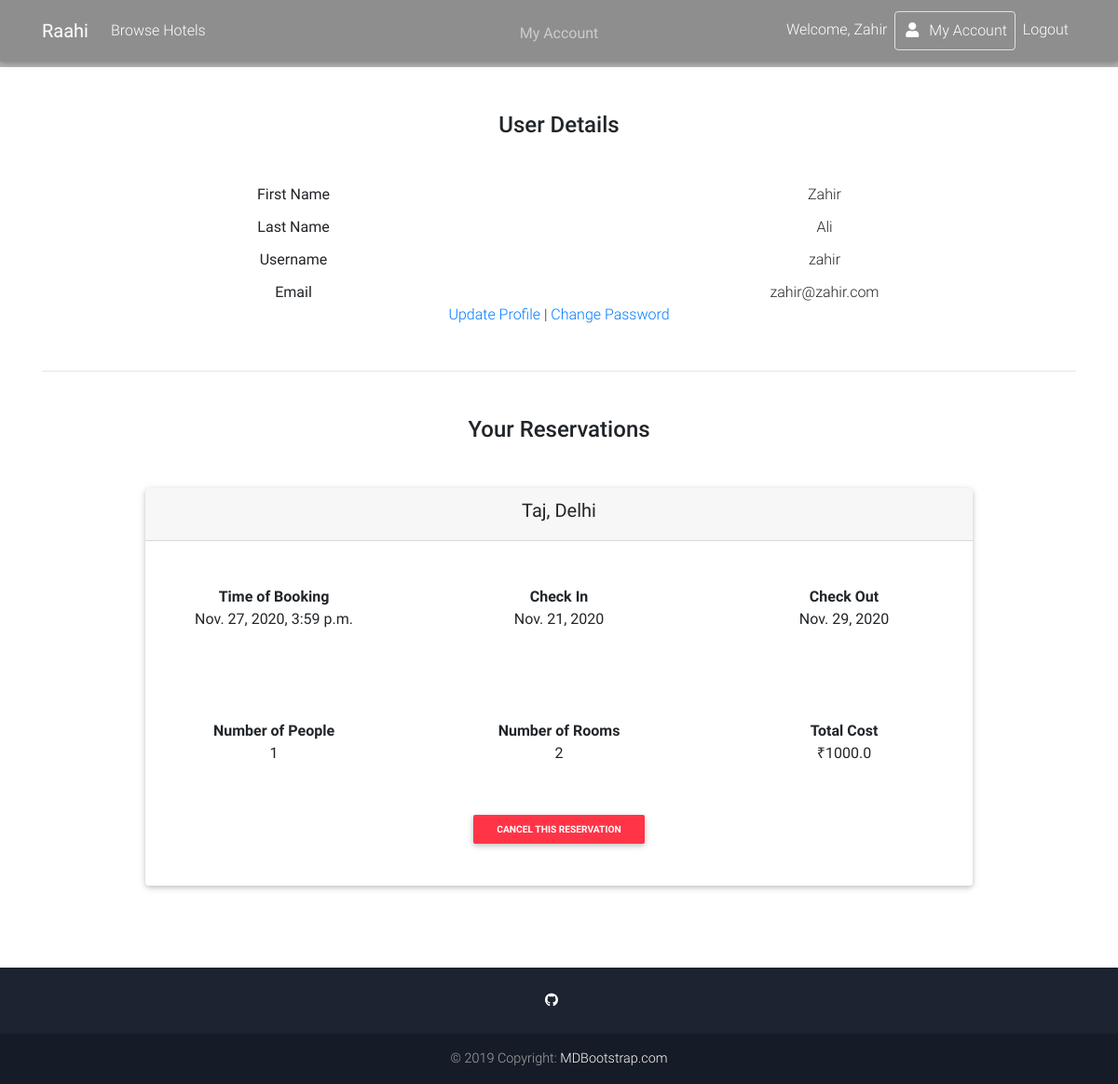
The page /myaccount/ (signed in) on the database as committed earlier.
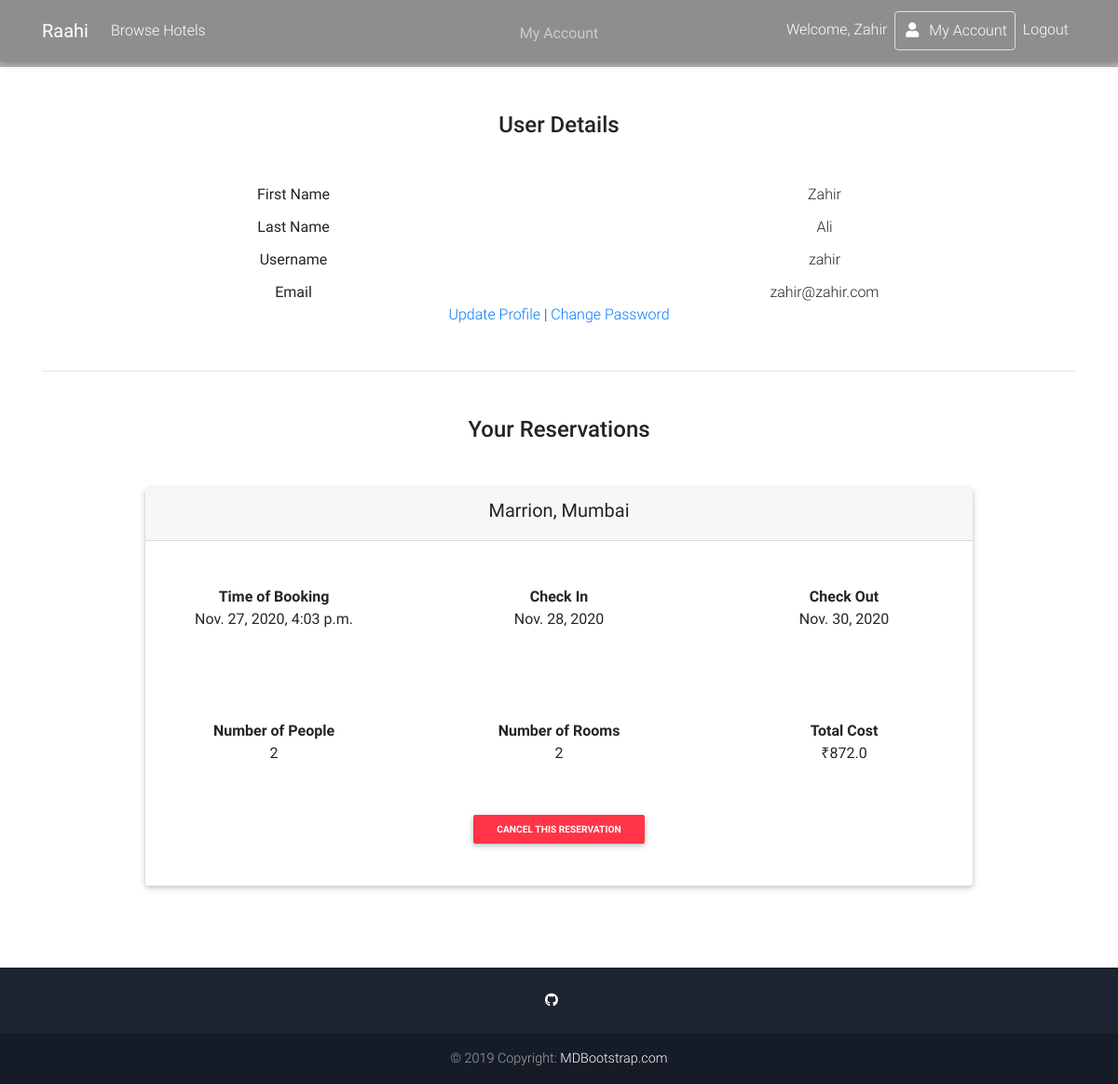
The same page on the database as committed later.
### main/models.py (models this page shows, shortened)
class Reservation(models.Model):
    user = models.ForeignKey(User, on_delete=models.CASCADE, null=True)
    reservation_name = models.CharField(max_length=40, default="")
    reference_name = models.CharField(max_length=40, default="")
    timestamp = models.DateTimeField(default=datetime.now())
    num_people = models.IntegerField(default=1)
    rooms = models.IntegerField(default=1)
    check_in = models.DateField(null=True)
    check_out = models.DateField(null=True)
    cost = models.FloatField(default=0.0)

### main/views.py (the view)
# urls.py: path('myaccount/', views.accountpage, name='myaccount'),
def accountpage(request):
    if request.user.is_authenticated:
        reservation_list = Reservation.objects.filter(user = request.user)
        context = {
            'user': request.user,
            'reservation_list' : reservation_list
        }
        return render(request, 'myaccount.html', context)
    else:
        return redirect('login')

### main/templates/myaccount.html (shortened to what this page needs)
{% extends 'base.html' %}
{% block content %}
        <div style="background-image: url('https://i.pinimg.com/564x/27/d5/5e/27d55e41fedf725d9d54a9a3bcbebd46.jpg'); ; background-size: cover;">
          <div class="mask rgba-black-light d-flex justify-content-center align-items-center">
            <div class="text-center white-text mx-5 wow fadeIn">
              <p class="mb-4 d-none d-md-block">
                <strong>My Account</strong>
              </p>
            </div>
          </div>
        </div>
  <main>
    <div class="container">
      <section>
        <center>
        <h2 class="my-5 h4 text-center">User Details</h2>
          <div class="row">
            <div class="col-sm">
              <b>First Name</b>
            </div>
            <div class="col-sm">
              {{request.user.first_name}}
            </div>
          </div>
          <div class="row" style="margin-top: 1%;">
            <div class="col-sm">
              <b>Last Name</b>
            </div>
            <div class="col-sm">
              {{request.user.last_name}}
            </div>
          </div>
          <div class="row" style="margin-top: 1%;">
            <div class="col-sm">
              <b>Username</b>
            </div>
            <div class="col-sm">
              {{request.user.username}}
            </div>
          </div>
          <div class="row" style="margin-top: 1%;">
            <div class="col-sm">
              <b>Email</b>
            </div>
            <div class="col-sm">
              {{request.user.email}}
            </div>
          </div>
          <a href="{% url 'editprofile' %}">Update Profile</a> | <a href="{% url 'editpassword' %}">Change Password</a>
        </center>
      </section>
      <hr class="my-5">
    </div>
    <div class="container">
      <section class="mt-5 wow fadeIn">
        <h3 class="my-5 h4 text-center">Your Reservations</h3>
        {% if reservation_list %}
        {% for reservation in reservation_list %}
          <div class="card mx-auto text-center" style="width: 80%; margin-bottom: 8%">
            <div class="card-header text-center">
              <h5><strong>{{reservation.reference_name}}</strong></h5>
            </div>
            <div class="row">
              <div class="col mt-5 mb-5">
                <strong>Time of Booking</strong> <br>
                {{reservation.timestamp}} <br>
              </div>
              <div class="col mt-5 mb-5">
                <strong>Check In</strong> <br>
                {{reservation.check_in}} <br>
              </div>
              <div class="col mt-5 mb-5">
                <strong>Check Out</strong> <br>
                {{reservation.check_out}} <br>
              </div>
            </div>
            <div class="row">
              <div class="col mt-5 mb-5">
                <strong>Number of People</strong> <br>
                {{reservation.num_people}} <br>
              </div>
              <div class="col mt-5 mb-5">
                <strong>Number of Rooms</strong> <br>
                {{reservation.rooms}} <br>
              </div>
              <div class="col mt-5 mb-5">
                <strong>Total Cost</strong> <br>
                ₹{{reservation.cost}} <br>
              </div>
            </div>
            <form method="POST" action="{% url 'cancelbooking' %}">
            <button class="btn btn-sm btn-danger" type="submit" style="margin-bottom: 5%;" ><strong>Cancel this reservation</strong></button>
          </form>
          </div>
        {% endfor %}
        {% else %}
        <center><h5 style="margin-bottom: 6%;">You have not made any reservations yet!</h5></center>
        {% endif %}
      </section>
    </div>
  </main>
{% endblock content %}

### main/templates/base.html (shortened to what this page needs)
{% load static %}
<!doctype html>
<html lang="en">
  <head>
    <link rel="stylesheet" href="https://use.fontawesome.com/releases/v5.11.2/css/all.css">
    <link href="{% static 'css/bootstrap.min.css' %}" rel="stylesheet">
    <link href="{% static 'css/mdb.min.css' %}" rel="stylesheet">
    <link href="{% static 'css/style.min.css' %}" rel="stylesheet">
  </head>
  <nav class="navbar fixed-top navbar-expand-lg navbar-dark scrolling-navbar">
    <div class="container">
      <a class="navbar-brand" href="{% url 'home' %}">
        <strong>Raahi</strong>
      </a>
      <div class="collapse navbar-collapse" id="navbarSupportedContent">
        <ul class="navbar-nav mr-auto">
          <li class="nav-item">
            <a class="nav-link" href="{% url 'browsehotel' %}">Browse Hotels</a>
          </li>
        </ul>
        <ul class="navbar-nav nav-flex-icons">
          {% if request.user.is_authenticated %}
          <li class="nav-item">
            <a class="nav-link">Welcome, {{request.user.first_name}}
            </a>
          </li>
          <li class="nav-item">
            <a href="{% url 'myaccount' %}" class="nav-link border border-light rounded">
              <i class="fas fa-user mr-2"></i>My Account
            </a>
          </li>
          <li class="nav-item">
            <a class="nav-link" href="{% url 'logout' %}">Logout
            </a>
          </li>
          {% endif %}
        </ul>
      </div>
    </div>
  </nav>
{% block content %}
{% endblock content %}
<footer class="page-footer text-center font-small mt-4 wow fadeIn">
  <hr class="my-4">
  <div class="pb-4">
       <a href="https://github.com/zahir1509/project-ap-etravel" target="_blank">
      <i class="fab fa-github mr-3"></i>
    </a>
  </div>
  <div class="footer-copyright py-3">
    © 2019 Copyright:
    <a href="https://mdbootstrap.com/education/bootstrap/" target="_blank"> MDBootstrap.com </a>
  </div>
</footer>
<link rel="stylesheet" href="https://ajax.googleapis.com/ajax/libs/jqueryui/1.12.1/themes/smoothness/jquery-ui.css">
</body>
</html>

Rows that differ between the two databases and show on the page:
removed Reservation: reference_name "Taj, Delhi", timestamp "Nov. 27, 2020, 3:59 p.m.", check_in "Nov. 21, 2020", check_out "Nov. 29, 2020", num_people "1", rooms "2", cost "1000.0"
added Reservation: reference_name "Marrion, Mumbai", timestamp "Nov. 27, 2020, 4:03 p.m.", check_in "Nov. 28, 2020", check_out "Nov. 30, 2020", num_people "2", rooms "2", cost "872.0"
